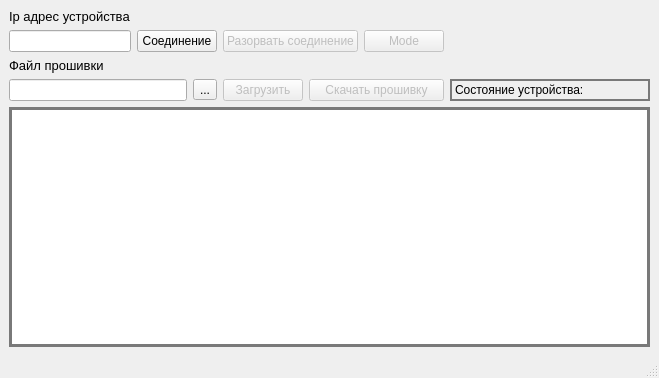
<?xml version="1.0" encoding="UTF-8"?>
<ui version="4.0">
 <class>MainWindow</class>
 <widget class="QMainWindow" name="MainWindow">
  <property name="geometry">
   <rect>
    <x>0</x>
    <y>0</y>
    <width>652</width>
    <height>378</height>
   </rect>
  </property>
  <property name="maximumSize">
   <size>
    <width>800</width>
    <height>400</height>
   </size>
  </property>
  <property name="windowTitle">
   <string>MainWindow</string>
  </property>
  <property name="animated">
   <bool>true</bool>
  </property>
  <property name="documentMode">
   <bool>false</bool>
  </property>
  <widget class="QWidget" name="centralwidget">
   <layout class="QGridLayout" name="gridLayout_2">
    <item row="0" column="0">
     <layout class="QGridLayout" name="gridLayout">
      <item row="1" column="3" colspan="2">
       <widget class="QPushButton" name="disconnectBut">
        <property name="enabled">
         <bool>false</bool>
        </property>
        <property name="text">
         <string>Разорвать соединение</string>
        </property>
       </widget>
      </item>
      <item row="3" column="6">
       <widget class="QLabel" name="state">
        <property name="minimumSize">
         <size>
          <width>200</width>
          <height>0</height>
         </size>
        </property>
        <property name="styleSheet">
         <string notr="true">border-style: solid; border-width: 1.5px; border-color:rgb(121, 121, 121);</string>
        </property>
        <property name="text">
         <string>Состояние устройства:</string>
        </property>
       </widget>
      </item>
      <item row="1" column="5">
       <widget class="QPushButton" name="bootBut">
        <property name="enabled">
         <bool>false</bool>
        </property>
        <property name="styleSheet">
         <string notr="true"/>
        </property>
        <property name="text">
         <string>Mode</string>
        </property>
       </widget>
      </item>
      <item row="2" column="0">
       <widget class="QLabel" name="label_2">
        <property name="font">
         <font>
          <pointsize>10</pointsize>
         </font>
        </property>
        <property name="text">
         <string>Файл прошивки</string>
        </property>
       </widget>
      </item>
      <item row="1" column="0">
       <widget class="QLineEdit" name="ipAddr"/>
      </item>
      <item row="3" column="3">
       <widget class="QPushButton" name="uploadBut">
        <property name="enabled">
         <bool>false</bool>
        </property>
        <property name="text">
         <string>Загрузить</string>
        </property>
       </widget>
      </item>
      <item row="3" column="0" colspan="2">
       <widget class="QLineEdit" name="filePath"/>
      </item>
      <item row="0" column="0">
       <widget class="QLabel" name="label">
        <property name="font">
         <font>
          <pointsize>10</pointsize>
         </font>
        </property>
        <property name="text">
         <string>Ip адрес устройства</string>
        </property>
       </widget>
      </item>
      <item row="3" column="4" colspan="2">
       <widget class="QPushButton" name="pushButton_2">
        <property name="enabled">
         <bool>false</bool>
        </property>
        <property name="text">
         <string>Скачать прошивку</string>
        </property>
       </widget>
      </item>
      <item row="3" column="2">
       <widget class="QToolButton" name="getFilePath">
        <property name="text">
         <string>...</string>
        </property>
       </widget>
      </item>
      <item row="1" column="1" colspan="2">
       <widget class="QPushButton" name="connectBut">
        <property name="enabled">
         <bool>true</bool>
        </property>
        <property name="acceptDrops">
         <bool>false</bool>
        </property>
        <property name="text">
         <string>Соединение</string>
        </property>
        <property name="autoDefault">
         <bool>false</bool>
        </property>
        <property name="default">
         <bool>false</bool>
        </property>
       </widget>
      </item>
     </layout>
    </item>
    <item row="1" column="0">
     <widget class="QTextBrowser" name="logWindow">
      <property name="styleSheet">
       <string notr="true">border-style: solid; border-width: 3px; border-color:rgb(121, 121, 121);</string>
      </property>
      <property name="html">
       <string>&lt;!DOCTYPE HTML PUBLIC &quot;-//W3C//DTD HTML 4.0//EN&quot; &quot;http://www.w3.org/TR/REC-html40/strict.dtd&quot;&gt;
&lt;html&gt;&lt;head&gt;&lt;meta name=&quot;qrichtext&quot; content=&quot;1&quot; /&gt;&lt;style type=&quot;text/css&quot;&gt;
p, li { white-space: pre-wrap; }
&lt;/style&gt;&lt;/head&gt;&lt;body style=&quot; font-family:'MS Shell Dlg 2'; font-size:8.25pt; font-weight:400; font-style:normal;&quot;&gt;
&lt;p style=&quot;-qt-paragraph-type:empty; margin-top:0px; margin-bottom:0px; margin-left:0px; margin-right:0px; -qt-block-indent:0; text-indent:0px;&quot;&gt;&lt;br /&gt;&lt;/p&gt;&lt;/body&gt;&lt;/html&gt;</string>
      </property>
     </widget>
    </item>
   </layout>
  </widget>
  <widget class="QMenuBar" name="menubar">
   <property name="geometry">
    <rect>
     <x>0</x>
     <y>0</y>
     <width>652</width>
     <height>21</height>
    </rect>
   </property>
  </widget>
  <widget class="QStatusBar" name="statusbar"/>
 </widget>
 <tabstops>
  <tabstop>ipAddr</tabstop>
  <tabstop>connectBut</tabstop>
  <tabstop>uploadBut</tabstop>
 </tabstops>
 <resources/>
 <connections/>
</ui>
